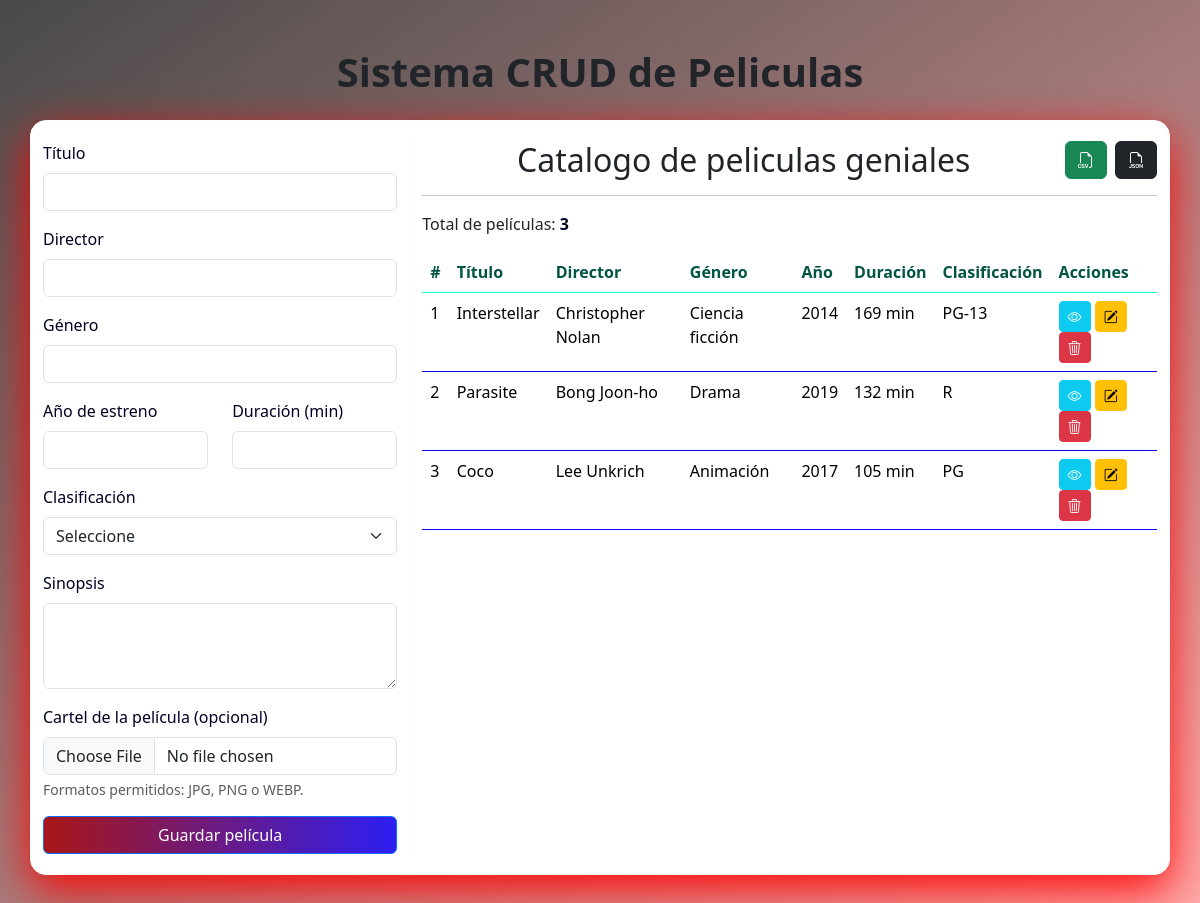
The page / on the database its author committed.
### tables this page shows
CREATE TABLE IF NOT EXISTS `peliculas` (
  `id` int(11) NOT NULL AUTO_INCREMENT,
  `titulo` varchar(150) NOT NULL,
  `director` varchar(120) NOT NULL,
  `genero` varchar(80) NOT NULL,
  `anio_estreno` int(4) NOT NULL,
  `duracion_min` int(4) NOT NULL,
  `clasificacion` varchar(10) NOT NULL,
  `sinopsis` text NOT NULL,
  `cartel_url` varchar(255) DEFAULT NULL,
  PRIMARY KEY (`id`)
);

### config/config.php (called while the page is built)
<?php
return [
    'host' => 'localhost',
    'user' => 'root',
    'password' => '',
    'database' => 'bd_peliculas',
];

### bootstrap.php (called while the page is built, shortened)
<?php
require_once __DIR__ . '/app/Core/DatabaseSingleton.php';
require_once __DIR__ . '/app/Repository/MySqlMovieRepository.php';
require_once __DIR__ . '/app/Controller/MovieController.php';
$config = require __DIR__ . '/config/config.php';
$database = DatabaseSingleton::getInstance($config);
$repository = new MySqlMovieRepository($database->getConnection());
$movieController = new MovieController($repository);

### app/Core/DatabaseSingleton.php (called while the page is built, shortened)
<?php
class DatabaseSingleton
{
    private static ?DatabaseSingleton $instance = null;
    private mysqli $connection;
    private function __construct(array $config)
    {
        $this->connection = new mysqli(
            $config['host'],
            $config['user'],
            $config['password'],
            $config['database']
        );
        $this->connection->set_charset('utf8mb4');
    }
    public static function getInstance(array $config): DatabaseSingleton
    {
        if (self::$instance === null) {
            self::$instance = new self($config);
        }
        return self::$instance;
    }
    public function getConnection(): mysqli
    {
        return $this->connection;
    }
}

### app/Repository/MySqlMovieRepository.php (called while the page is built, shortened)
<?php
class MySqlMovieRepository implements MovieRepositoryInterface
{
    public function findAll(): array
    {
        $result = $this->connection->query('SELECT * FROM peliculas ORDER BY id ASC');
        return $result ? $result->fetch_all(MYSQLI_ASSOC) : [];
    }
    public function countAll(): int
    {
        $result = $this->connection->query('SELECT COUNT(*) AS total FROM peliculas');
        $row = $result ? $result->fetch_assoc() : ['total' => 0];
        return (int) $row['total'];
    }
}

### app/Controller/MovieController.php (called while the page is built, shortened)
<?php
class MovieController
{
    public function getAll(): array
    {
        return $this->repository->findAll();
    }
    public function totalMovies(): int
    {
        return $this->repository->countAll();
    }
}

### peliculas.php (the view)
<div class="table-responsive mt-3">
    <table class="table table-hover" id="table_peliculas">
        <thead>
            <tr>
                <th>#</th>
                <th>Título</th>
                <th>Director</th>
                <th>Género</th>
                <th>Año</th>
                <th>Duración</th>
                <th>Clasificación</th>
                <th>Acciones</th>
            </tr>
        </thead>
        <tbody>
            <?php foreach ($peliculas as $pelicula): ?>
                <tr id="pelicula_<?php echo $pelicula['id']; ?>">
                    <td><?php echo $pelicula['id']; ?></td>
                    <td><?php echo htmlspecialchars($pelicula['titulo']); ?></td>
                    <td><?php echo htmlspecialchars($pelicula['director']); ?></td>
                    <td><?php echo htmlspecialchars($pelicula['genero']); ?></td>
                    <td><?php echo $pelicula['anio_estreno']; ?></td>
                    <td><?php echo $pelicula['duracion_min']; ?> min</td>
                    <td><?php echo $pelicula['clasificacion']; ?></td>
                    <td>
                        <a class="btn btn-sm btn-info text-white" href="visualizar.php?id=<?php echo $pelicula['id']; ?>" title="Ver detalle">
                            <i class="bi bi-eye"></i>
                        </a>
                        <a class="btn btn-sm btn-warning" href="?id=<?php echo $pelicula['id']; ?>" title="Editar">
                            <i class="bi bi-pencil-square"></i>
                        </a>
                        <button class="btn btn-sm btn-danger" onclick="eliminarPelicula(<?php echo $pelicula['id']; ?>)" title="Eliminar">
                            <i class="bi bi-trash3"></i>
                        </button>
                    </td>
                </tr>
            <?php endforeach; ?>
        </tbody>
    </table>
</div>

### index.php (shortened to what this page needs)
<?php
require_once __DIR__ . '/bootstrap.php';
$peliculaEditar = null;
$peliculas = $movieController->getAll();
$totalPeliculas = $movieController->totalMovies();
?>
<!doctype html>
<html lang="es">
<head>
    <link href="https://cdn.jsdelivr.net/npm/bootstrap@5.3.3/dist/css/bootstrap.min.css" rel="stylesheet">
    <link rel="stylesheet" href="https://cdn.jsdelivr.net/npm/bootstrap-icons@1.11.3/font/bootstrap-icons.min.css" />
    <link rel="stylesheet" href="assets/css/home.css">
    <link rel="stylesheet" href="https://cdnjs.cloudflare.com/ajax/libs/twitter-bootstrap/5.3.0/css/bootstrap.min.css">
    <link rel="stylesheet" href="https://cdn.datatables.net/2.0.1/css/dataTables.bootstrap5.css">
</head>
<body>
    <h1 class="text-center mt-5 mb-4 fw-bold">Sistema CRUD de Peliculas</h1>
    <div class="container app-shell">
        <div class="row justify-content-md-center">
            <div class="col-md-4 form-column">
                <?php include 'formulario.php'; ?>
            </div>
            <div class="col-md-8">
                <h2 class="text-center">Catalogo de peliculas geniales
                    <span class="float-end d-flex gap-2">
                        <a href="acciones/exportar.php?format=csv" class="btn btn-success" title="Exportar CSV"><i class="bi bi-filetype-csv"></i></a>
                        <a href="acciones/exportar.php?format=json" class="btn btn-dark" title="Exportar JSON"><i class="bi bi-filetype-json"></i></a>
                    </span>
                </h2>
                <hr>
                <?php echo "Total de películas: <strong>{$totalPeliculas}</strong>"; ?>
                <?php include 'peliculas.php'; ?>
            </div>
        </div>
    </div>
</body>
</html>

### formulario.php (shortened to what this page needs)
<form action="<?php echo isset($peliculaEditar['id']) ? 'acciones/actualizarPelicula.php' : 'acciones/acciones.php'; ?>" method="POST" enctype="multipart/form-data">
    <div class="mb-3">
        <label class="form-label">Título</label>
        <input type="text" name="titulo" class="form-control" required value="<?php echo $peliculaEditar['titulo'] ?? ''; ?>" />
    </div>
    <div class="mb-3">
        <label class="form-label">Director</label>
        <input type="text" name="director" class="form-control" required value="<?php echo $peliculaEditar['director'] ?? ''; ?>" />
    </div>
    <div class="mb-3">
        <label class="form-label">Género</label>
        <input type="text" name="genero" class="form-control" required value="<?php echo $peliculaEditar['genero'] ?? ''; ?>" />
    </div>
    <div class="row">
        <div class="col-md-6 mb-3">
            <label class="form-label">Año de estreno</label>
            <input type="number" name="anio_estreno" class="form-control" min="1900" max="2100" required value="<?php echo $peliculaEditar['anio_estreno'] ?? ''; ?>" />
        </div>
        <div class="col-md-6 mb-3">
            <label class="form-label">Duración (min)</label>
            <input type="number" name="duracion_min" class="form-control" min="1" required value="<?php echo $peliculaEditar['duracion_min'] ?? ''; ?>" />
        </div>
    </div>
    <div class="mb-3">
        <label class="form-label">Clasificación</label>
        <select name="clasificacion" class="form-select" required>
            <option value="">Seleccione</option>
        </select>
    </div>
    <div class="mb-3">
        <label class="form-label">Sinopsis</label>
        <textarea name="sinopsis" class="form-control" rows="3" required><?php echo $peliculaEditar['sinopsis'] ?? ''; ?></textarea>
    </div>
    <div class="mb-3">
        <label class="form-label">Cartel de la película (opcional)</label>
        <input type="file" name="cartel_imagen" class="form-control" accept="image/png,image/jpeg,image/webp" />
        <div class="form-text">Formatos permitidos: JPG, PNG o WEBP.</div>
    </div>
    <div class="d-grid gap-2">
        <button type="submit" class="btn btn-primary">
            <?php echo isset($peliculaEditar['id']) ? 'Actualizar película' : 'Guardar película'; ?>
        </button>
    </div>
</form>

### assets/css/home.css (style rules this page uses)
:root { --bg-overlay: rgba(255, 3, 3, 0.341); --panel-bg: rgb(255, 255, 255); --panel-border: rgb(251, 251, 251); --text-main: #010024; --text-soft: #000000; --accent: #0044ff; --accent-2: #025444; }
body { min-height: 100vh; color: var(--text-main); background-image: linear-gradient(145deg, rgba(0, 0, 0, 0.712), var(--bg-overlay)), url('https://images.wallpaperscraft.ru/image/single/linii_blesk_krasnyj_129722_1600x900.jpg'); background-size: cover; background-position: center; background-attachment: fixed; font-family: "Trebuchet MS", "Segoe UI", sans-serif; }
.app-shell { background: var(--panel-bg); border: 1px solid var(--panel-border); border-radius: 16px; box-shadow: 0 15px 45px rgba(255, 1, 1, 0.952); backdrop-filter: blur(4px); padding: 1.25rem; margin-bottom: 2rem; }
.form-column { border-right: 1px solid var(--panel-border) !important; }
.form-label, .form-text, .table, h2, label, li, p, strong { color: var(--text-main); }
.form-control, .form-select, textarea { background-color: rgba(220, 0, 0, 0.92); }
.btn-primary { background: linear-gradient(90deg, #a81616, #3704efbf); border: 0; }
.table thead th { color: var(--accent-2); border-bottom-color: rgb(8, 255, 206); }
.table tbody td { color: var(--text-soft); border-bottom-color: rgb(13, 0, 255); }

### rows shown on the page
peliculas: id "1", titulo "Interstellar", director "Christopher Nolan", genero "Ciencia ficción", anio_estreno "2014", duracion_min "169", clasificacion "PG-13"
peliculas: id "2", titulo "Parasite", director "Bong Joon-ho", genero "Drama", anio_estreno "2019", duracion_min "132", clasificacion "R"
peliculas: id "3", titulo "Coco", director "Lee Unkrich", genero "Animación", anio_estreno "2017", duracion_min "105", clasificacion "PG"

### other values the page prints
$totalPeliculas "3"
